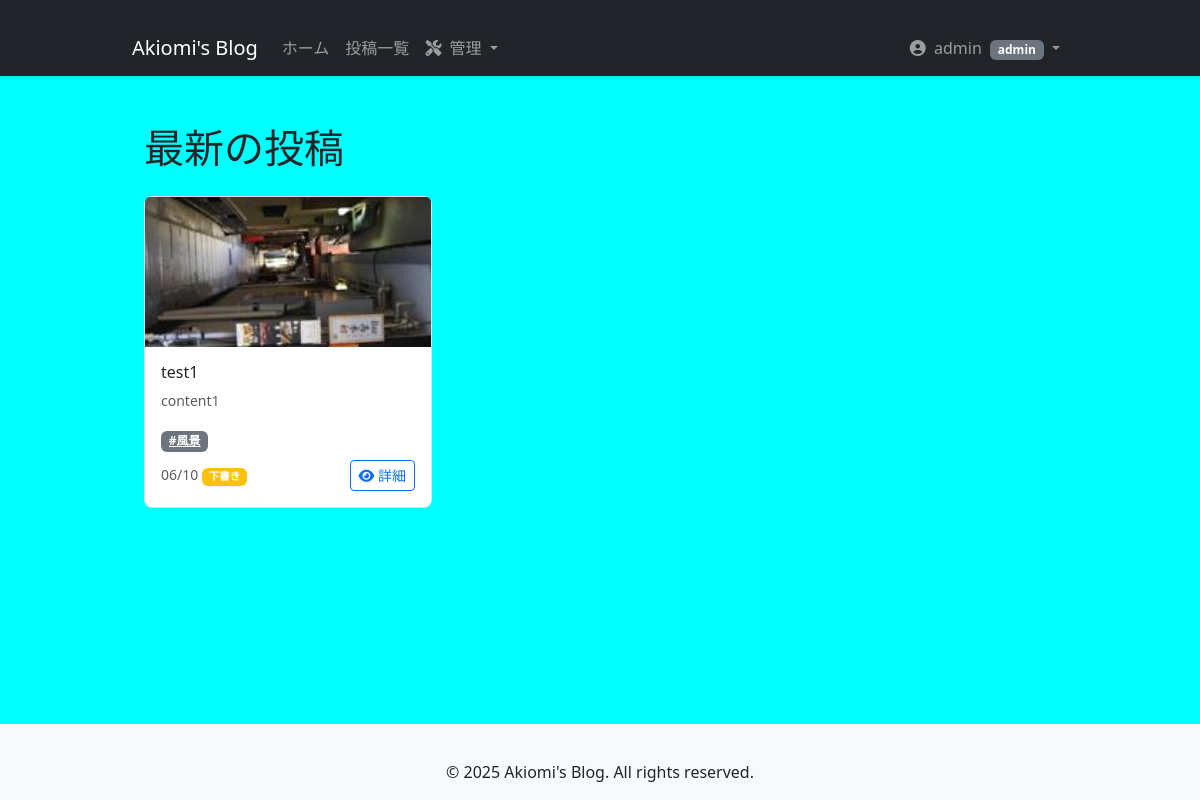
Page /index (signed in) on the committed database.
### app/models.py (models this page shows, shortened)
class User(UserMixin, db.Model):
    __tablename__ = 'user'
    id = db.Column(UUIDType(binary=False), primary_key=True, default=uuid.uuid4)
    username = db.Column(db.String(64), unique=True, nullable=False)
    email = db.Column(db.String(120), unique=True, nullable=False)
    password_hash = db.Column(db.String(256), nullable=False)
    role_id = db.Column(db.Integer, db.ForeignKey('role.id'), nullable=True)
    created_at = db.Column(db.DateTime, default=lambda: datetime.now(pytz.utc), nullable=False)
    updated_at = db.Column(db.DateTime, default=lambda: datetime.now(pytz.utc), onupdate=lambda: datetime.now(pytz.utc), nullable=False)
    role = relationship('Role', backref=db.backref('users', lazy='dynamic'))
    posts = relationship('Post', backref='posted_by', lazy='dynamic', cascade='all, delete-orphan')
    categories = relationship('Category', backref='user', lazy='dynamic', cascade='all, delete-orphan')
    tags = relationship('Tag', backref='user', lazy='dynamic', cascade='all, delete-orphan')
    uploaded_images = relationship('Image', back_populates='uploader', lazy='dynamic', cascade='all, delete-orphan')
    comments = relationship('Comment', backref='comment_author', lazy='dynamic', cascade='all, delete-orphan')

class Role(db.Model):
    __tablename__ = 'role'
    id = db.Column(db.Integer, primary_key=True)
    name = db.Column(db.String(64), unique=True, nullable=False)
    description = db.Column(db.String(256), nullable=True)

class Post(db.Model):
    __tablename__ = 'post'
    id = db.Column(UUIDType(binary=False), primary_key=True, default=uuid.uuid4)
    title = db.Column(db.String(256), nullable=False)
    body = db.Column(db.Text, nullable=False)
    created_at = db.Column(db.DateTime, default=lambda: datetime.now(pytz.utc), nullable=False)
    updated_at = db.Column(db.DateTime, default=lambda: datetime.now(pytz.utc), onupdate=lambda: datetime.now(pytz.utc), nullable=False)
    is_published = db.Column(db.Boolean, default=False, nullable=False)
    user_id = db.Column(UUIDType(binary=False), db.ForeignKey('user.id'), nullable=False) # 投稿者
    category_id = db.Column(UUIDType(binary=False), db.ForeignKey('category.id'), nullable=True) # 所属カテゴリ (オプション)
    main_image_id = db.Column(UUIDType(binary=False), db.ForeignKey('image.id'), unique=True, nullable=True)
    main_image = relationship(
        'Image',
        backref=db.backref('post_as_main_image', uselist=False), # uselist=False で一対一を明示
        foreign_keys=[main_image_id], # main_image_id を参照
        post_update=True # 循環参照の警告回避のため
    )
    images = relationship(
        'Image',
        primaryjoin="Post.id == Image.post_id", # このPostのIDがImageのpost_idと一致
        back_populates='post', # Imageモデルの'post'リレーションシップと結合
        foreign_keys=[Image.post_id], # Image.post_idを外部キーとして指定
        cascade='all, delete-orphan' # Postが削除されたら関連する埋め込み画像も削除
    )
    tags = relationship('Tag', secondary=post_tags, backref=db.backref('posts', lazy='dynamic'))
    additional_images = relationship(
        'Image',
        secondary=post_additional_images, # 上部で定義した結合テーブルの名前を指定
        backref=db.backref('posts_as_additional_image', lazy='dynamic')
    )
    comments = relationship('Comment', backref='post', lazy='dynamic', cascade='all, delete-orphan')

class Tag(db.Model):
    __tablename__ = 'tag'
    id = db.Column(UUIDType(binary=False), primary_key=True, default=uuid.uuid4)
    name = db.Column(db.String(64), nullable=False)
    slug = db.Column(db.String(64), nullable=False)
    created_at = db.Column(db.DateTime, default=lambda: datetime.now(pytz.utc), nullable=False)
    updated_at = db.Column(db.DateTime, default=lambda: datetime.now(pytz.utc), onupdate=lambda: datetime.now(pytz.utc), nullable=False)
    user_id = db.Column(UUIDType(binary=False), db.ForeignKey('user.id'), nullable=False)
    __table_args__ = (UniqueConstraint('name', 'user_id', name='_tag_name_user_id_uc'),
                      UniqueConstraint('slug', 'user_id', name='_tag_slug_user_id_uc'))

### app/routes/home.py (the view)
@home_bp.route('/')
@home_bp.route('/index')
def index():
    logger.debug("DEBUG(home): index route accessed.")
    posts = Post.query.order_by(Post.created_at.desc()).all()
    current_year = datetime.now().year
    return render_template('home/index.html', posts=posts, current_year=current_year)

### app/models.py (called while the page is built)
    @property
    def thumbnail_url(self):
        if self.thumbnail_filename:
            if current_app:
                return url_for('static', filename=f'uploads/thumbnails/{self.thumbnail_filename}')
            return f'/static/uploads/thumbnails/{self.thumbnail_filename}'
        return None

### app/templates/home/index.html (shortened to what this page needs)
{% extends "base.html" %}
{% block content %}
<div class="container mt-4">
    <h1 class="mb-4">最新の投稿</h1>
    {% if posts %}
        <div class="row">
            {% for post in posts %}
                <div class="col-md-6 col-lg-4 mb-4">
                    <div class="card h-100 post-card">
                        {% set image_to_display = post.main_image %}
                        {% if image_to_display %}
                            {% set image_src = image_to_display.thumbnail_url or url_for('static', filename= image_to_display.filename) %}
                            <img src="{{ image_src }}"
                                 class="card-img-top"
                                 alt="{{ image_to_display.alt_text or post.title }}"
                                 style="height: 150px; object-fit: cover;"
                                 onerror="this.onerror=null; this.src='https://placehold.co/400x200/cccccc/000000?text=No+Image';">
                        {% else %}
                            <div class="card-img-top d-flex align-items-center justify-content-center"
                                 style="height: 150px; background-color: #f8f9fa; border-bottom: 1px solid #dee2e6;">
                                <i class="fas fa-image fa-2x text-muted"></i>
                            </div>
                        {% endif %}
                        <div class="card-body p-3 d-flex flex-column">
                            <h6 class="card-title">{{ post.title }}</h6>
                            <p class="card-text small text-muted">
                                {{ post.body[:80] }}{% if post.body|length > 80 %}...{% endif %}
                            </p>
                            {% if post.tags %}
                                <div class="mb-2">
                                    {% for tag in post.tags[:3] %}
                                        <a href="{{ url_for('home.posts_by_tag', tag_id=tag.id) }}" class="badge bg-secondary badge-sm me-1">#{{ tag.name }}</a>
                                    {% endfor %}
                                </div>
                            {% endif %}
                            <div class="mt-auto d-flex justify-content-between align-items-center">
                                <small class="text-muted">
                                    {{ post.created_at.strftime('%m/%d') }}
                                    {% if post.is_published %}
                                        <span class="badge bg-success badge-sm">公開</span>
                                    {% else %}
                                        <span class="badge bg-warning badge-sm">下書き</span>
                                    {% endif %}
                                </small>
                                <a href="{{ url_for('home.post_detail', post_id=post.id) }}" class="btn btn-outline-primary btn-sm">
                                    <i class="fas fa-eye"></i> 詳細
                                </a>
                            </div>
                        </div>
                    </div>
                </div>
            {% endfor %}
        </div>
    {% endif %}
</div>
{% endblock %}

### app/templates/base.html (shortened to what this page needs)
<!doctype html>
<html lang="ja">
<head>
    <link href="https://cdn.jsdelivr.net/npm/bootstrap@5.3.3/dist/css/bootstrap.min.css"
             rel="stylesheet"
>
    <link rel="stylesheet" href="https://cdnjs.cloudflare.com/ajax/libs/font-awesome/6.5.2/css/all.min.css"
 />
    <link rel="stylesheet" href="{{ url_for('static', filename='css/style.css') }}">
</head>
<body class="d-flex flex-column min-vh-100">
    <nav class="navbar navbar-expand-lg navbar-dark bg-dark">
        <div class="container">
            <a class="navbar-brand" href="{{ url_for('home.index') }}">Akiomi's Blog</a>
            <div class="collapse navbar-collapse" id="navbarNav">
                <ul class="navbar-nav me-auto mb-2 mb-lg-0">
                    <li class="nav-item">
                        <a class="nav-link" href="{{ url_for('home.index') }}">ホーム</a>
                    </li>
                    <li class="nav-item">
                        <a class="nav-link" href="{{ url_for('public_posts.list_posts') }}">投稿一覧</a>
                    </li>
                    {% if current_user.is_authenticated and current_user.role and current_user.role.name == 'admin' %}
                    <li class="nav-item dropdown">
                        <a class="nav-link dropdown-toggle" href="#" id="adminNavbarDropdown" role="button" data-bs-toggle="dropdown" aria-expanded="false">
                            <i class="fas fa-tools me-1"></i> 管理
                        </a>
                    </li>
                    {% endif %}
                </ul>
                <ul class="navbar-nav ms-auto">
                    {% if current_user.is_authenticated %}
                        <li class="nav-item dropdown">
                            <a class="nav-link dropdown-toggle" href="#" id="navbarDropdown" role="button" data-bs-toggle="dropdown" aria-expanded="false">
                                <i class="fas fa-user-circle me-1"></i>
                                {{ current_user.username }}
                                {% if current_user.role %}
                                    <span class="badge bg-secondary ms-1">{{ current_user.role.name }}</span>
                                {% endif %}
                            </a>
                        </li>
                    {% endif %}
                </ul>
            </div>
        </div>
    </nav>
    <main class="flex-grow-1 container mt-4">
        {% block content %}{% endblock %}
    </main>
    <footer class="bg-light py-3 mt-auto">
        <div class="container text-center">
            <p class="mb-0">&copy; {{ current_year }} Akiomi's Blog. All rights reserved.</p>
        </div>
    </footer>
</body>
</html>

### static/css/style.css (style rules this page uses)
body { background-color: #00ffff; font-family: 'Segoe UI', Tahoma, Geneva, Verdana, sans-serif; }
.navbar { box-shadow: 0 2px 4px rgba(0,0,0,.1); }
.container { max-width: 960px; margin-top: 20px; }
.card { border: 1px solid #e0e0e0; border-radius: .5rem; }

### rows in the picture
User: username "admin"
Role: role.name "admin"
Post: title "test1", body "content1", created_at "06/10", is_published "下書き"
Tag: name "風景"
